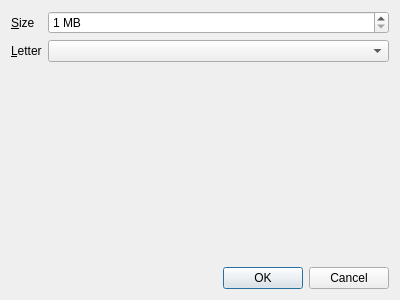
<?xml version="1.0" encoding="UTF-8"?>
<ui version="4.0">
 <class>DiskDialog</class>
 <widget class="QDialog" name="DiskDialog">
  <property name="geometry">
   <rect>
    <x>0</x>
    <y>0</y>
    <width>400</width>
    <height>300</height>
   </rect>
  </property>
  <property name="windowTitle">
   <string>Disk options</string>
  </property>
  <layout class="QVBoxLayout" name="verticalLayout">
   <item>
    <layout class="QFormLayout" name="formLayout">
     <item row="0" column="0">
      <widget class="QLabel" name="label">
       <property name="text">
        <string>&amp;Size</string>
       </property>
       <property name="buddy">
        <cstring>size</cstring>
       </property>
      </widget>
     </item>
     <item row="0" column="1">
      <widget class="QSpinBox" name="size">
       <property name="suffix">
        <string> MB</string>
       </property>
       <property name="minimum">
        <number>1</number>
       </property>
       <property name="maximum">
        <number>2048</number>
       </property>
      </widget>
     </item>
     <item row="1" column="0">
      <widget class="QLabel" name="label_2">
       <property name="text">
        <string>&amp;Letter</string>
       </property>
       <property name="buddy">
        <cstring>letter</cstring>
       </property>
      </widget>
     </item>
     <item row="1" column="1">
      <widget class="QComboBox" name="letter"/>
     </item>
    </layout>
   </item>
   <item>
    <widget class="QDialogButtonBox" name="buttonBox">
     <property name="orientation">
      <enum>Qt::Horizontal</enum>
     </property>
     <property name="standardButtons">
      <set>QDialogButtonBox::Cancel|QDialogButtonBox::Ok</set>
     </property>
    </widget>
   </item>
  </layout>
 </widget>
 <resources/>
 <connections>
  <connection>
   <sender>buttonBox</sender>
   <signal>accepted()</signal>
   <receiver>DiskDialog</receiver>
   <slot>accept()</slot>
   <hints>
    <hint type="sourcelabel">
     <x>248</x>
     <y>254</y>
    </hint>
    <hint type="destinationlabel">
     <x>157</x>
     <y>274</y>
    </hint>
   </hints>
  </connection>
  <connection>
   <sender>buttonBox</sender>
   <signal>rejected()</signal>
   <receiver>DiskDialog</receiver>
   <slot>reject()</slot>
   <hints>
    <hint type="sourcelabel">
     <x>316</x>
     <y>260</y>
    </hint>
    <hint type="destinationlabel">
     <x>286</x>
     <y>274</y>
    </hint>
   </hints>
  </connection>
 </connections>
</ui>
